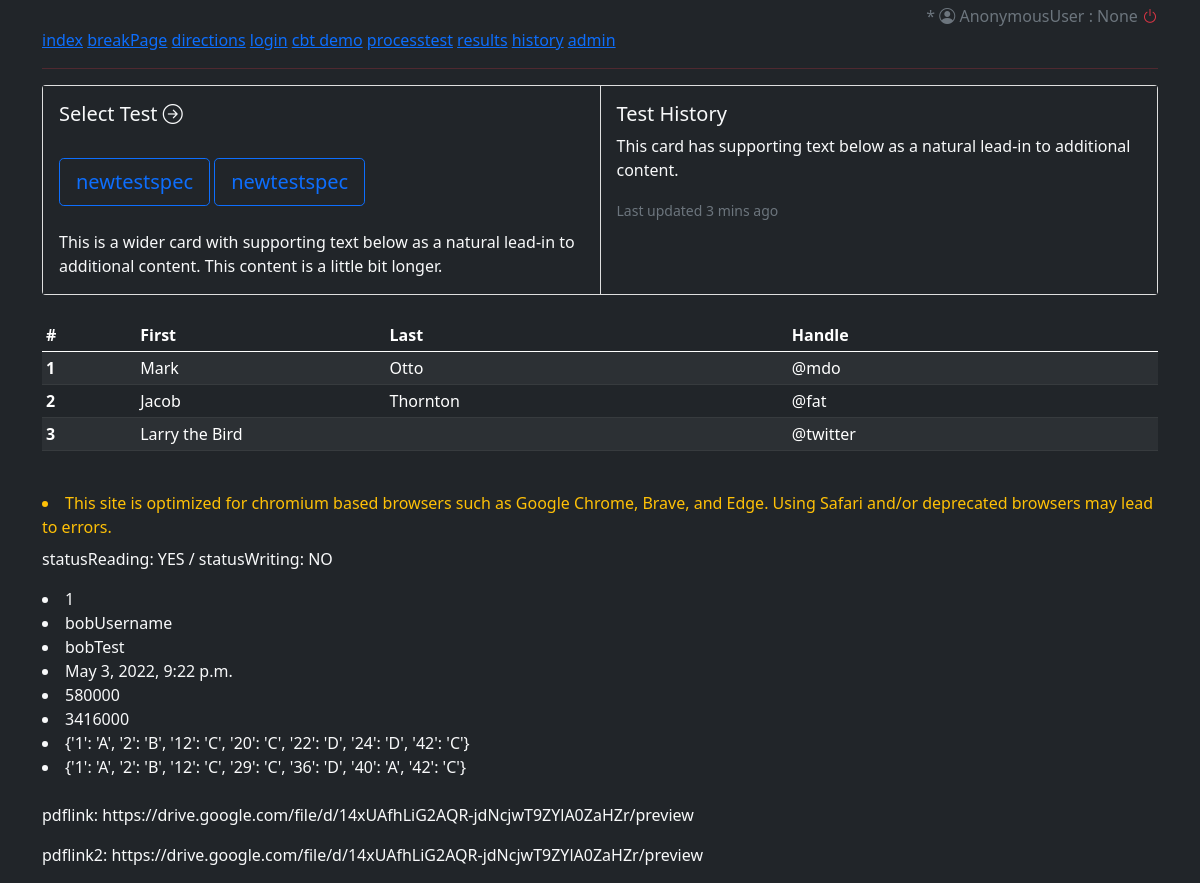
/, run on an earlier commit of the app's database.
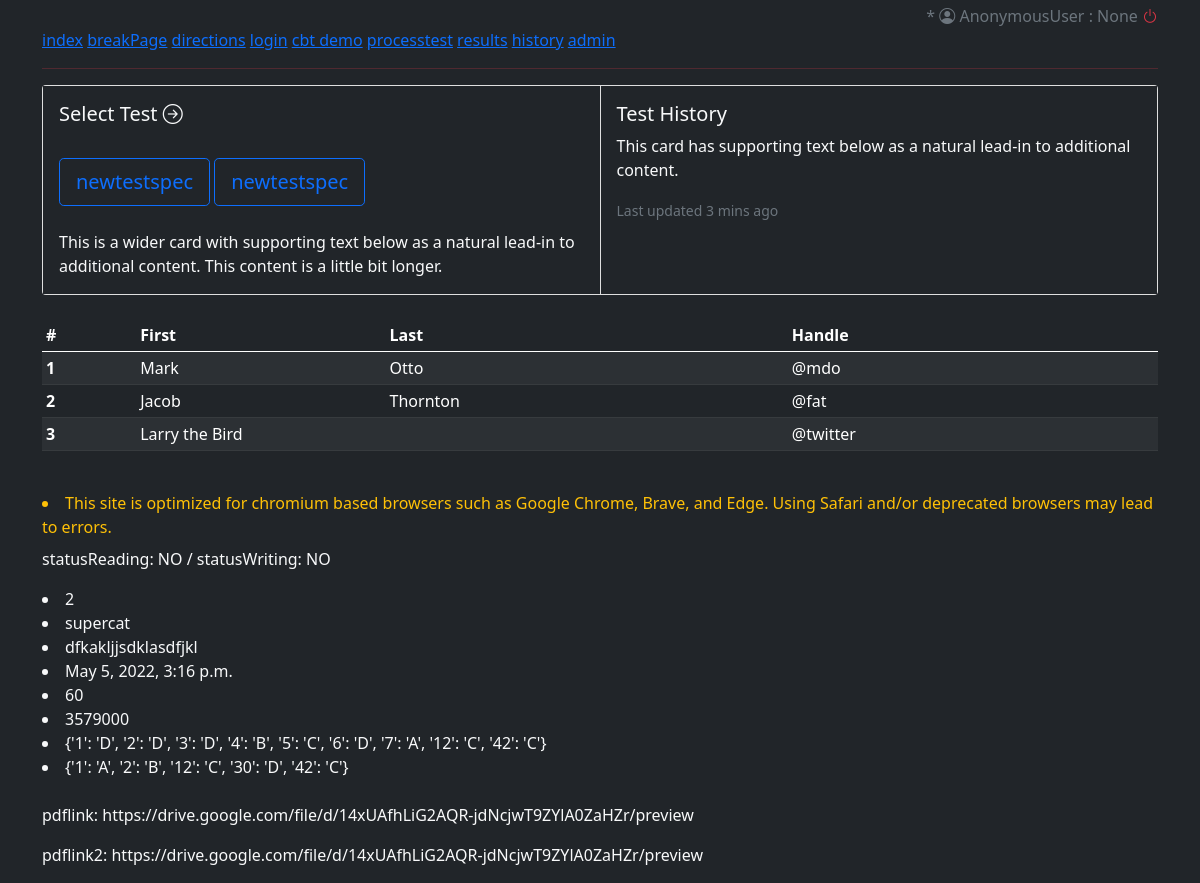
And on a later commit of the database.
### cbtsystem/models.py (models this page shows, shortened)
class testSpec(models.Model):
    name = models.CharField(max_length=100, null=True, blank=True)
    code = models.CharField(max_length=100, null=True, blank=True)
    notes = models.TextField(null=True, blank=True)
    answerKeyReading = JSONField(null=True, default={})
    questionTypeReading = JSONField(null=True, default={})
    answerKeyWriting = JSONField(null=True, default={})
    questionTypeWriting = JSONField(null=True, default={})
    pdfLink = models.URLField(max_length=250, null=True, blank=True,
                              default="https://drive.google.com/file/d/14xUAfhLiG2AQR-jdNcjwT9ZYlA0ZaHZr/preview")
    pdfLink2 = models.URLField(max_length=250, null=True, blank=True,
                              default="https://drive.google.com/file/d/14xUAfhLiG2AQR-jdNcjwT9ZYlA0ZaHZr/preview")

class testInProgress(models.Model):
    studentId = models.CharField(null=True, blank=False, max_length=7)
    studentUsername = models.CharField(null=True, blank=False, max_length=200)
    studentName = models.CharField(null=True, blank=False, max_length=200)
    testName = models.CharField(max_length=200, null=True, blank=True)
    date_started = models.DateTimeField(auto_now_add=True)
    studentAnswersReading = JSONField(null=True, default={})
    studentAnswersWriting = JSONField(null=True, default={})
    statusReading = models.CharField(max_length=3, null=True, blank=True, default='NO')
    statusWriting = models.CharField(max_length=3, null=True, blank=True, default='NO')
    timeLeftReading = models.CharField(max_length=200, null=True, blank=True, default='60')
    timeLeftWriting = models.CharField(max_length=200, null=True, blank=True, default='60')

### cbtsystem/views.py (the view)
# urls.py: path('', views.index, name='index'),
def index(request):
    firstTest = testSpec.objects.all().first()
    inProgress = testInProgress.objects.all().last()
    return render(request, 'cbtsystem/index.html', {"firstTest" : firstTest, "inProgress" : inProgress} )

### cbtsystem/templates/cbtsystem/index.html (shortened to what this page needs)
<!DOCTYPE html>
<html lang="en">
<head>
    <link href="https://cdn.jsdelivr.net/npm/bootstrap@5.0.2/dist/css/bootstrap.min.css" rel="stylesheet"
>
    <link rel="stylesheet" href="https://cdn.jsdelivr.net/npm/bootstrap-icons@1.8.1/font/bootstrap-icons.css">
</head>
<body class="bg-dark text-light">
<div class="container">
    <div class="text-secondary text-end mb-0 mt-1">
        {% if request.user.is_superuser %}<i class="bi bi-shield-check"></i>{% else %} * {% endif %}
        <i class="bi bi-person-circle"></i> {{request.user}} : {{request.user.id}}
        <a href="{% url 'logoutpage' %}"><i class="bi bi-power text-danger"></i></a></div>
    <a href="{% url 'index' %}">index</a>
    <a href="{% url 'breakpage' %}">breakPage</a>
    <a href="{% url 'directions' %}">directions</a>
    <a href="{% url 'loginpage' %}">login</a>
    <a href="{% url 'demo' %}">cbt demo</a>
    <a href="{% url 'processtest' %}">processtest</a>
    <a href="{% url 'results' %}">results</a>
    <a href="{% url 'history' %}">history</a>
    <a href="http://127.0.0.1:8000/admin">admin</a>
    <hr class="bg-danger">
</div>
{% block content %}
<div class="container">
    <div class="card-group ">
        <div class="card">
            <div class="card-body bg-dark">
                <h5 class="card-title">Select Test <i class="bi bi-arrow-right-circle"></i></h5>
                <br>
                <a class="btn btn-outline-primary btn-lg" href="{% url 'directions' %}"
                   role="button">{{firstTest.name}}</a>
                <a class="btn btn-outline-primary btn-lg" href="{% url 'directions' %}"
                   role="button">{{firstTest.name}}</a>
                <br> <br>
                <p class="card-text">This is a wider card with supporting text below as a natural lead-in to additional
                    content. This content is a little bit longer.</p>
            </div>
        </div>
        <div class="card">
            <div class="card-body bg-dark">
                <h5 class="card-title">Test History</h5>
                <p class="card-text">This card has supporting text below as a natural lead-in to additional content.</p>
                <p class="card-text"><small class="text-muted">Last updated 3 mins ago</small></p>
            </div>
        </div>
    </div>
    <br>
    <table class="table table-dark table-striped table-hover table-sm">
        <thead>
        <tr>
            <th scope="col">#</th>
            <th scope="col">First</th>
            <th scope="col">Last</th>
            <th scope="col">Handle</th>
        </tr>
        </thead>
        <tbody>
        <tr>
            <th scope="row">1</th>
            <td>Mark</td>
            <td>Otto</td>
            <td>@mdo</td>
        </tr>
        <tr>
            <th scope="row">2</th>
            <td>Jacob</td>
            <td>Thornton</td>
            <td>@fat</td>
        </tr>
        <tr>
            <th scope="row">3</th>
            <td colspan="2">Larry the Bird</td>
            <td>@twitter</td>
        </tr>
        </tbody>
    </table>
    <br>
    <li class="text-warning pb-2">
        This site is optimized for chromium based browsers such as Google Chrome, Brave, and Edge. Using Safari and/or
        deprecated browsers may lead to errors.
    </li>
    <p> statusReading: {{inProgress.statusReading}} / statusWriting: {{inProgress.statusWriting}}</p>
    <li>{{inProgress.studentId}}</li>
    <li>{{inProgress.studentUsername}}</li>
    <li>{{inProgress.testName}}</li>
    <li>{{inProgress.date_started}}</li>
    <li>{{inProgress.timeLeftWriting}}</li>
    <li>{{inProgress.timeLeftReading}}</li>
    <li>{{inProgress.studentAnswersReading}}</li>
    <li>{{inProgress.studentAnswersWriting}}</li>
    <br>
    <p>pdflink: {{firstTest.pdfLink}}</p>
    <p>pdflink2: {{firstTest.pdfLink2}}</p>
</div>
{% endblock %}
</body>
</html>

What changed in the data, as far as the page shows it:
no longer on this page (row edited): testInProgress: statusReading "YES", statusWriting "NO", studentId "1", studentUsername "bobUsername", testName "bobTest", date_started "May 3, 2022, 9:22 p.m.", timeLeftWriting "580000", timeLeftReading "3416000", studentAnswersReading "{'1': 'A', '2': 'B', '12': 'C', '20': 'C', '22': 'D', '24': 'D', '42': 'C'}", studentAnswersWriting "{'1': 'A', '2': 'B', '12': 'C', '29': 'C', '36': 'D', '40': 'A', '42': 'C'}"
added testInProgress: statusReading "NO", statusWriting "NO", studentId "2", studentUsername "supercat", testName "dfkakljjsdklasdfjkl", date_started "May 5, 2022, 3:16 p.m.", timeLeftWriting "60", timeLeftReading "3579000", studentAnswersReading "{'1': 'D', '2': 'D', '3': 'D', '4': 'B', '5': 'C', '6': 'D', '7': 'A', '12': 'C', '42': 'C'}", studentAnswersWriting "{'1': 'A', '2': 'B', '12': 'C', '30': 'D', '42': 'C'}"
